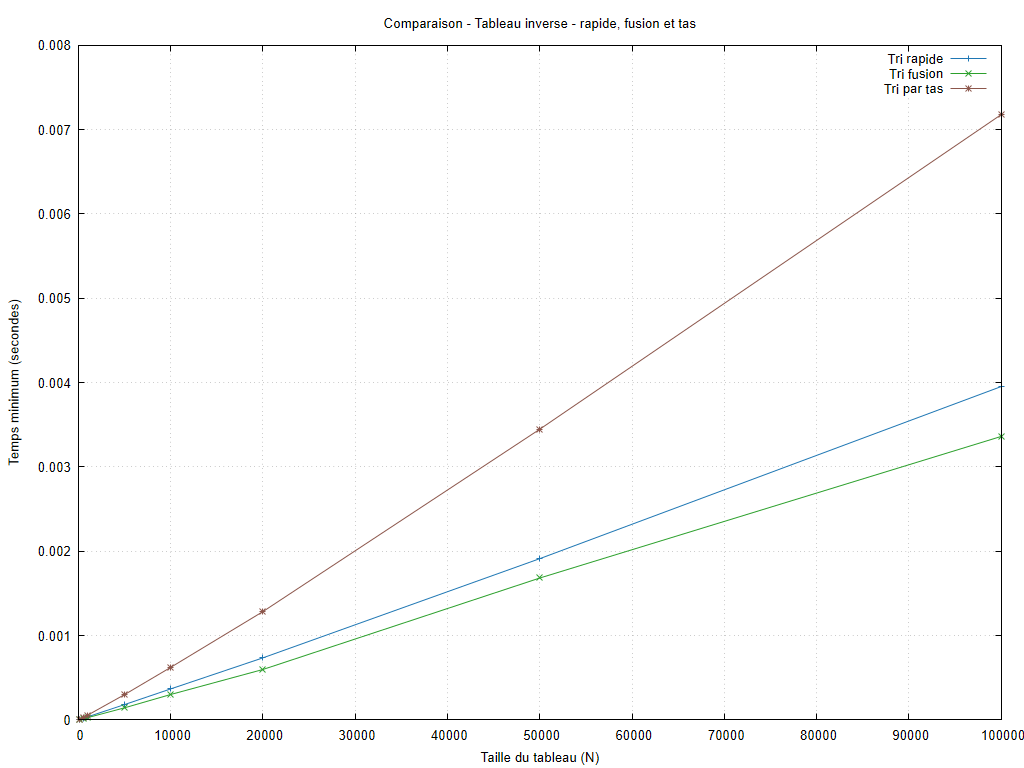

The script that saved this image:
set encoding utf8
set terminal pngcairo size 1024,768 font 'Arial,10'
set output 'graphiques/20261010_184935/configurations/decroissant_rapides.png'
set datafile missing 'non_mesure'
set datafile separator ';'
set title 'Comparaison - Tableau inverse - rapide, fusion et tas'
set xlabel 'Taille du tableau (N)'
set ylabel 'Temps minimum (secondes)'
set grid
set yrange [0:*]
plot 'resultats/20261010_184935/decroissant.csv' every ::1 using 1:8 title 'Tri rapide' with linespoints lc rgb '#1f77b4', 'resultats/20261010_184935/decroissant.csv' every ::1 using 1:10 title 'Tri fusion' with linespoints lc rgb '#2ca02c', 'resultats/20261010_184935/decroissant.csv' every ::1 using 1:12 title 'Tri par tas' with linespoints lc rgb '#8c564b'
unset output
